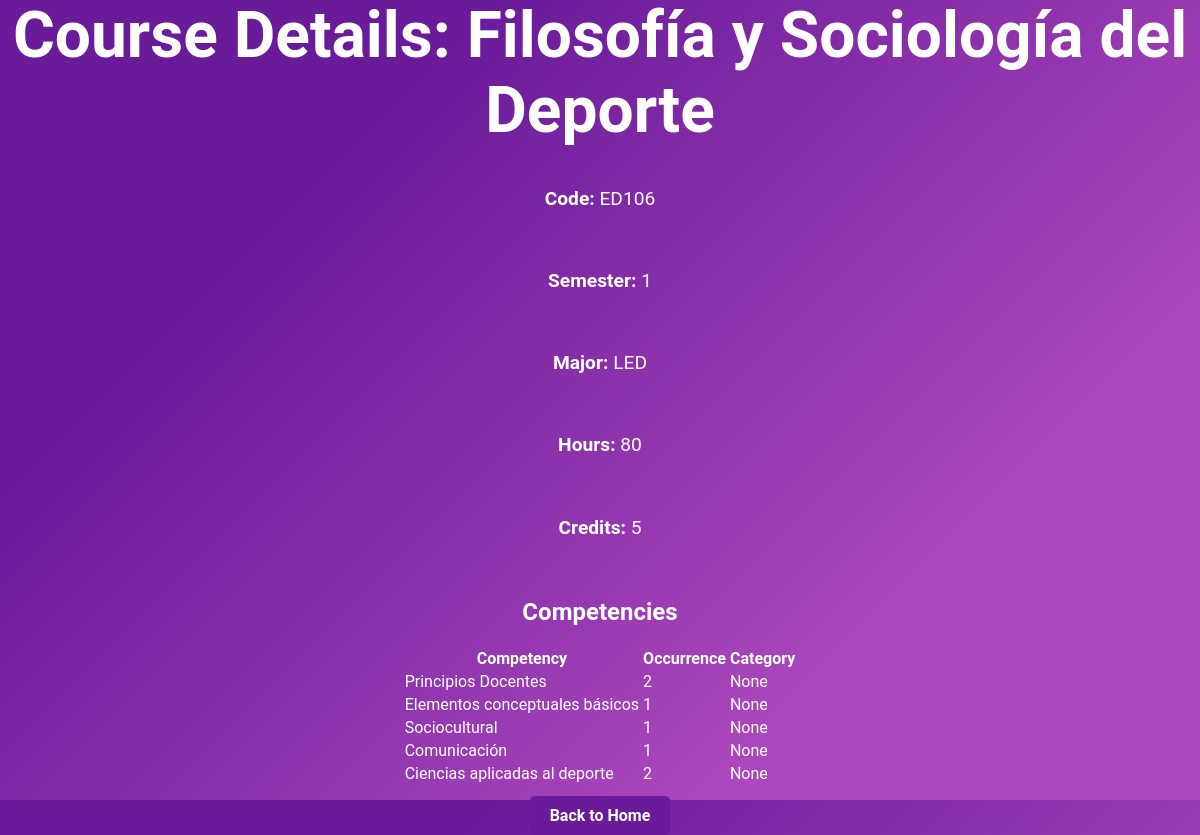
The app's page /courses/4/ with its own data.
### courses/models.py (models this page shows, shortened)
class Course(models.Model):
    code = models.CharField(max_length=10)
    name = models.CharField(max_length=255)
    hours = models.IntegerField()
    credits = models.IntegerField()
    semester = models.CharField(max_length=20)
    major = models.CharField(max_length=255)
    competencies = models.ManyToManyField(Competency, through='CourseCompetency')

class CourseCompetency(models.Model):
    course = models.ForeignKey(Course, on_delete=models.CASCADE)
    competency = models.ForeignKey(Competency, on_delete=models.CASCADE)
    occurrence = models.IntegerField(default=1)

class Competency(models.Model):
    CATEGORY_CHOICES = [
        ('basic', 'Basic'),
        ('professional', 'Professional'),
        ('specific', 'Specific'),
    ]
    name = models.CharField(max_length=255)
    description = models.TextField(blank=True, null=True)
    category = models.CharField(max_length=20, choices=CATEGORY_CHOICES, blank=True, null=True)

### courses/views.py (the view)
# urls.py: path('<int:course_id>/', views.course_detail, name='course_detail'),
def course_detail(request, course_id):
    course = get_object_or_404(Course, id=course_id)
    competencies = CourseCompetency.objects.filter(course=course)
    return render(request, 'courses/course_detail.html', {'course': course, 'competencies': competencies})

### courses/templates/courses/course_detail.html (shortened to what this page needs)
<!DOCTYPE html>
<html>
<head>
    {% load static %}
    <link rel="stylesheet" type="text/css" href="{% static 'courses/css/home.css' %}">
</head>
<body>
    <h1>Course Details: {{ course.name }}</h1>
    <p><strong>Code:</strong> {{ course.code }}</p>
    <p><strong>Semester:</strong> {{ course.semester }}</p>
    <p><strong>Major:</strong> {{ course.major }}</p>
    <p><strong>Hours:</strong> {{ course.hours }}</p>
    <p><strong>Credits:</strong> {{ course.credits }}</p>
    <h2>Competencies</h2>
    <table>
        <tr>
            <th>Competency</th>
            <th>Occurrence</th>
            <th>Category</th>
        </tr>
        {% for course_competency in competencies %}
        <tr>
            <td>{{ course_competency.competency.name }}</td>
            <td>{{ course_competency.occurrence }}</td>
            <td>{{ course_competency.competency.category }}</td>
        </tr>
        {% empty %}
        <tr>
            <td colspan="3">No competencies</td>
        </tr>
        {% endfor %}
    </table>
    <a href="{% url 'home' %}" class="button">Back to Home</a>
</body>
</html>

### courses/static/courses/css/home.css (style rules this page uses)
body { font-family: 'Roboto', sans-serif; background-color: #f0f0f0; margin: 0; padding: 0; display: flex; flex-direction: column; justify-content: center; align-items: center; height: 100vh; background: linear-gradient(135deg, #6a1b9a 25%, #ab47bc 75%); color: #fff; transition: opacity 0.5s ease-out; }
h1 { color: #fff; text-align: center; font-size: 4em; margin-bottom: 20px; animation: fadeInDown 2s ease-in-out; }
p { font-size: 1.2em; text-align: center; margin-bottom: 40px; animation: fadeIn 3s ease-in-out; }
a { text-decoration: none; color: #fff; font-weight: bold; display: flex; align-items: center; }
.button { display: inline-block; padding: 10px 20px; margin: 10px; background-color: #6a1b9a; color: #fff; text-align: center; text-decoration: none; border-radius: 5px; transition: background-color 0.3s, transform 0.3s; }

### records on screen
Course: code "ED106", semester "1", major "LED", hours "80", credits "5"
CourseCompetency: competency.name "Principios Docentes", occurrence "2", competency.category "None"
CourseCompetency: competency.name "Elementos conceptuales básicos", occurrence "1", competency.category "None"
CourseCompetency: competency.name "Sociocultural", occurrence "1", competency.category "None"
CourseCompetency: competency.name "Comunicación", occurrence "1", competency.category "None"
CourseCompetency: competency.name "Ciencias aplicadas al deporte", occurrence "2", competency.category "None"
